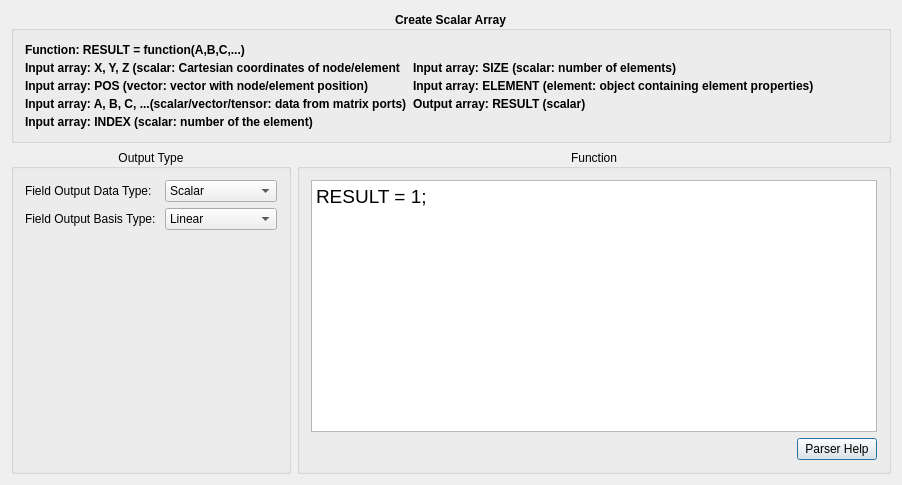
<?xml version="1.0" encoding="UTF-8"?>
<ui version="4.0">
 <class>CreateFieldData</class>
 <widget class="QDialog" name="CreateFieldData">
  <property name="geometry">
   <rect>
    <x>0</x>
    <y>0</y>
    <width>902</width>
    <height>485</height>
   </rect>
  </property>
  <property name="minimumSize">
   <size>
    <width>902</width>
    <height>485</height>
   </size>
  </property>
  <property name="windowTitle">
   <string>Dialog</string>
  </property>
  <layout class="QGridLayout" name="gridLayout">
   <item row="0" column="0">
    <widget class="QGroupBox" name="groupBox_2">
     <property name="minimumSize">
      <size>
       <width>0</width>
       <height>0</height>
      </size>
     </property>
     <property name="font">
      <font>
       <pointsize>9</pointsize>
       <weight>75</weight>
       <bold>true</bold>
      </font>
     </property>
     <property name="title">
      <string>Create Scalar Array</string>
     </property>
     <property name="alignment">
      <set>Qt::AlignCenter</set>
     </property>
     <layout class="QGridLayout" name="gridLayout_3">
      <item row="0" column="0">
       <layout class="QFormLayout" name="formLayout">
        <property name="horizontalSpacing">
         <number>6</number>
        </property>
        <property name="verticalSpacing">
         <number>4</number>
        </property>
        <property name="topMargin">
         <number>1</number>
        </property>
        <property name="bottomMargin">
         <number>0</number>
        </property>
        <item row="0" column="0">
         <widget class="QLabel" name="label_8">
          <property name="text">
           <string>Function: RESULT = function(A,B,C,...) </string>
          </property>
         </widget>
        </item>
        <item row="1" column="0">
         <widget class="QLabel" name="label_4">
          <property name="text">
           <string>Input array: X, Y, Z (scalar: Cartesian coordinates of node/element</string>
          </property>
         </widget>
        </item>
        <item row="1" column="1">
         <widget class="QLabel" name="label_6">
          <property name="text">
           <string>Input array: SIZE (scalar: number of elements)</string>
          </property>
         </widget>
        </item>
        <item row="2" column="0">
         <widget class="QLabel" name="label_9">
          <property name="text">
           <string>Input array: POS (vector: vector with node/element position)</string>
          </property>
         </widget>
        </item>
        <item row="2" column="1">
         <widget class="QLabel" name="label_7">
          <property name="text">
           <string>Input array: ELEMENT (element: object containing element properties)</string>
          </property>
         </widget>
        </item>
        <item row="3" column="0">
         <widget class="QLabel" name="label_5">
          <property name="text">
           <string>Input array: A, B, C, ...(scalar/vector/tensor: data from matrix ports)</string>
          </property>
         </widget>
        </item>
        <item row="3" column="1">
         <widget class="QLabel" name="label_10">
          <property name="text">
           <string>Output array: RESULT (scalar) </string>
          </property>
         </widget>
        </item>
        <item row="4" column="0">
         <widget class="QLabel" name="label">
          <property name="text">
           <string>Input array: INDEX (scalar: number of the element)</string>
          </property>
         </widget>
        </item>
       </layout>
      </item>
     </layout>
    </widget>
   </item>
   <item row="1" column="0">
    <layout class="QHBoxLayout" name="horizontalLayout_5" stretch="0,5">
     <item>
      <widget class="QGroupBox" name="groupBox">
       <property name="title">
        <string>Output Type</string>
       </property>
       <property name="alignment">
        <set>Qt::AlignCenter</set>
       </property>
       <layout class="QFormLayout" name="formLayout_2">
        <item row="0" column="0">
         <widget class="QLabel" name="label_2">
          <property name="text">
           <string>Field Output Data Type:</string>
          </property>
         </widget>
        </item>
        <item row="0" column="1">
         <widget class="QComboBox" name="fieldOutputDataComboBox_">
          <property name="maxVisibleItems">
           <number>15</number>
          </property>
          <item>
           <property name="text">
            <string>Scalar</string>
           </property>
          </item>
          <item>
           <property name="text">
            <string>Vector</string>
           </property>
          </item>
          <item>
           <property name="text">
            <string>Tensor</string>
           </property>
          </item>
          <item>
           <property name="text">
            <string>Same as Input</string>
           </property>
          </item>
          <item>
           <property name="text">
            <string>char</string>
           </property>
          </item>
          <item>
           <property name="text">
            <string>unsigned char</string>
           </property>
          </item>
          <item>
           <property name="text">
            <string>short</string>
           </property>
          </item>
          <item>
           <property name="text">
            <string>unsigned short</string>
           </property>
          </item>
          <item>
           <property name="text">
            <string>int</string>
           </property>
          </item>
          <item>
           <property name="text">
            <string>unsigned int</string>
           </property>
          </item>
          <item>
           <property name="text">
            <string>float</string>
           </property>
          </item>
          <item>
           <property name="text">
            <string>double</string>
           </property>
          </item>
         </widget>
        </item>
        <item row="1" column="0">
         <widget class="QLabel" name="label_3">
          <property name="text">
           <string>Field Output Basis Type: </string>
          </property>
         </widget>
        </item>
        <item row="1" column="1">
         <widget class="QComboBox" name="fieldOutputBasisComboBox_">
          <item>
           <property name="text">
            <string>Linear</string>
           </property>
          </item>
          <item>
           <property name="text">
            <string>Constant</string>
           </property>
          </item>
         </widget>
        </item>
       </layout>
      </widget>
     </item>
     <item>
      <widget class="QGroupBox" name="groupBox_4">
       <property name="minimumSize">
        <size>
         <width>58</width>
         <height>0</height>
        </size>
       </property>
       <property name="font">
        <font>
         <weight>50</weight>
         <bold>false</bold>
        </font>
       </property>
       <property name="layoutDirection">
        <enum>Qt::LeftToRight</enum>
       </property>
       <property name="autoFillBackground">
        <bool>false</bool>
       </property>
       <property name="title">
        <string>Function</string>
       </property>
       <property name="alignment">
        <set>Qt::AlignCenter</set>
       </property>
       <property name="flat">
        <bool>false</bool>
       </property>
       <property name="checkable">
        <bool>false</bool>
       </property>
       <layout class="QGridLayout" name="gridLayout_2">
        <item row="0" column="0">
         <layout class="QVBoxLayout" name="verticalLayout_3">
          <item>
           <widget class="QTextEdit" name="functionTextEdit_">
            <property name="sizePolicy">
             <sizepolicy hsizetype="Expanding" vsizetype="Expanding">
              <horstretch>0</horstretch>
              <verstretch>0</verstretch>
             </sizepolicy>
            </property>
            <property name="font">
             <font>
              <pointsize>12</pointsize>
             </font>
            </property>
            <property name="html">
             <string>&lt;!DOCTYPE HTML PUBLIC &quot;-//W3C//DTD HTML 4.0//EN&quot; &quot;http://www.w3.org/TR/REC-html40/strict.dtd&quot;&gt;
&lt;html&gt;&lt;head&gt;&lt;meta name=&quot;qrichtext&quot; content=&quot;1&quot; /&gt;&lt;style type=&quot;text/css&quot;&gt;
p, li { white-space: pre-wrap; }
&lt;/style&gt;&lt;/head&gt;&lt;body style=&quot; font-family:'MS Shell Dlg 2'; font-size:12pt; font-weight:400; font-style:normal;&quot;&gt;
&lt;p style=&quot; margin-top:0px; margin-bottom:0px; margin-left:0px; margin-right:0px; -qt-block-indent:0; text-indent:0px;&quot;&gt;&lt;span style=&quot; font-size:14pt;&quot;&gt;RESULT = 1;&lt;/span&gt;&lt;/p&gt;&lt;/body&gt;&lt;/html&gt;</string>
            </property>
           </widget>
          </item>
          <item>
           <layout class="QHBoxLayout" name="horizontalLayout_4">
            <item>
             <spacer name="horizontalSpacer_3">
              <property name="orientation">
               <enum>Qt::Horizontal</enum>
              </property>
              <property name="sizeHint" stdset="0">
               <size>
                <width>40</width>
                <height>20</height>
               </size>
              </property>
             </spacer>
            </item>
            <item>
             <widget class="QPushButton" name="parserHelpButton_">
              <property name="enabled">
               <bool>true</bool>
              </property>
              <property name="text">
               <string>Parser Help</string>
              </property>
             </widget>
            </item>
           </layout>
          </item>
         </layout>
        </item>
       </layout>
      </widget>
     </item>
    </layout>
   </item>
  </layout>
 </widget>
 <layoutdefault spacing="6" margin="11"/>
 <resources/>
 <connections/>
</ui>
